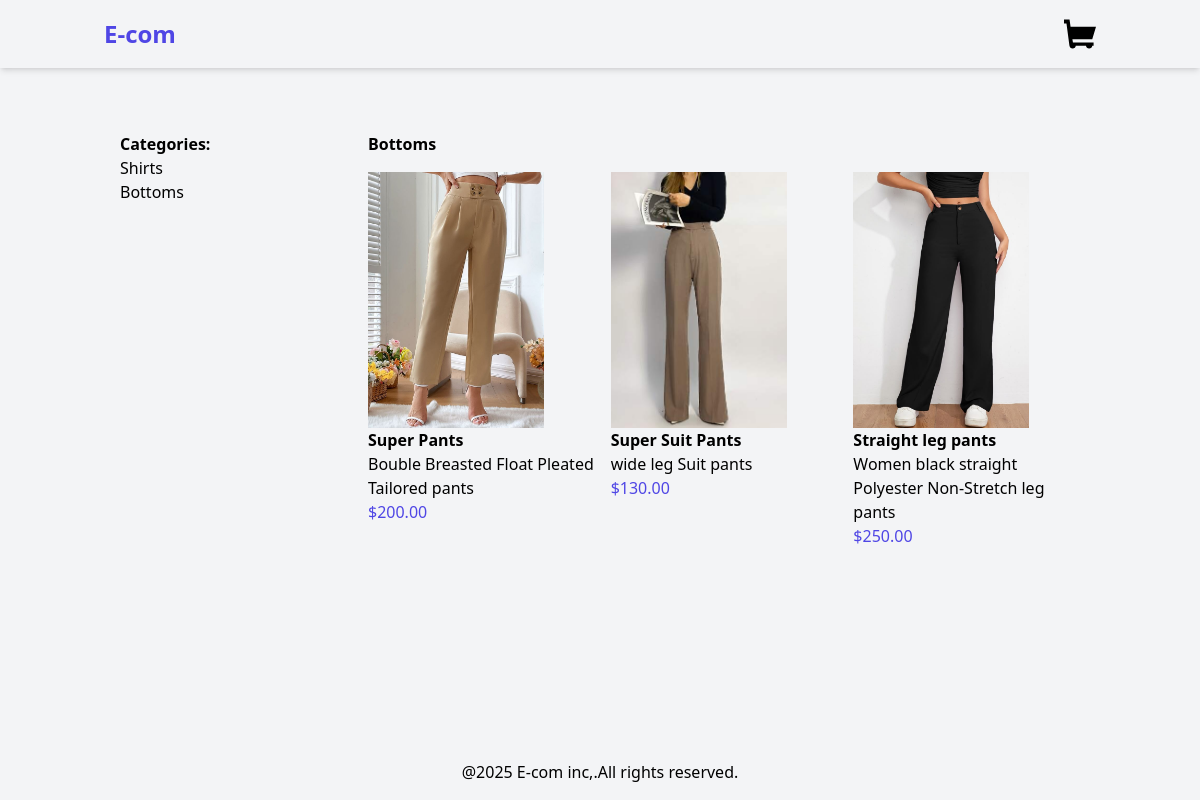
/bottoms/, run on the app's committed database.
### products/models.py (models this page shows, shortened)
class Category(models.Model):
    name=models.CharField(max_length=250)
    slug=models.SlugField(unique=True)
    class Meta:
        verbose_name_plural='categories'

class Product(models.Model):
    category=models.ForeignKey(Category,related_name="products",on_delete=models.CASCADE)
    name=models.CharField( max_length=250)
    slug=models.SlugField(max_length=250)
    description=models.TextField(max_length=250,blank=True)
    price=models.DecimalField(max_digits=10,decimal_places=2)
    available=models.BooleanField(default=True)
    created=models.DateTimeField(auto_now_add=True)
    updated=models.DateTimeField(auto_now=True)
    image=models.ImageField(upload_to='products',blank=True,null=True)

### products/views.py (the view)
# urls.py: path('',views.product_list,name="product_list"),
def product_list(request,category_slug=None):
    category=None
    products=Product.objects.filter(available=True)
    categories=Category.objects.all()
    if category_slug:
        category=get_object_or_404(Category,slug=category_slug)
        products=products.filter(category=category)
    return render(request,'products/product/list.html',context={'category':category,'products':products,'categories':categories})

### products/templates/products/product/list.html (shortened to what this page needs)
{% extends 'base.html' %}
{% block content %}
<div class="container mx-auto p-4 flex">
    <aside class="w-1/4 p-4">
        <h2 class="font-bold">
            Categories:
        </h2>
        <ul>
            {% for category in categories %}
            <li>
                <a href="{% url 'products:product_list_by_category' category.slug %}">{{category.name}}</a>
            </li>
            {% endfor %}
        </ul>
    </aside>
    <main  class="w-3/4 p-4">
        {% if category %}
        <h2 class="font-bold mb-4">{{category.name}}</h2>
        {% else %}
        <h2 class="font-bold mb-4">All Products</h2>
        {% endif %}
        <div class="grid grid-cols-3 gap-4">
            {% for product in products %}
            <a href="{% url 'products:product_detail' product.id product.slug %}">
            <div>
                {% if product.image %}
                <img src="{{product.image.url}}" alt={{product.name}} class="h-64 w-44 object-cover">
                {% else %}
                <p>product is not available</p>
                {% endif %}
                <h3 class="font-semibold">{{product.name}}</h3>
                <p>{{product.description}}</p>
                <p class="text-indigo-600">${{product.price}}</p>
            </div>
            {% endfor %}
        </div>
    </main>
</div>
{% endblock %}

### data on the page
Category: name "Shirts"
Category: name "Bottoms"
Product: image (picture), name "Super Pants", description "Bouble Breasted Float Pleated Tailored pants", price "200.00"
Product: image (picture), name "Super Suit Pants", description "wide leg Suit pants", price "130.00"
Product: image (picture), name "Straight leg pants", description "Women black straight Polyester Non-Stretch leg pants", price "250.00"
